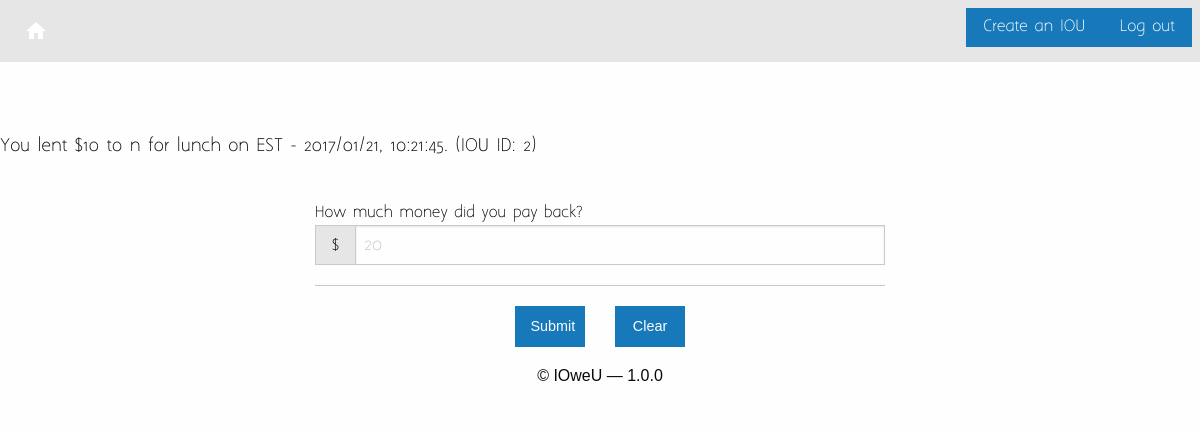
The app's page /modify/2, older data.
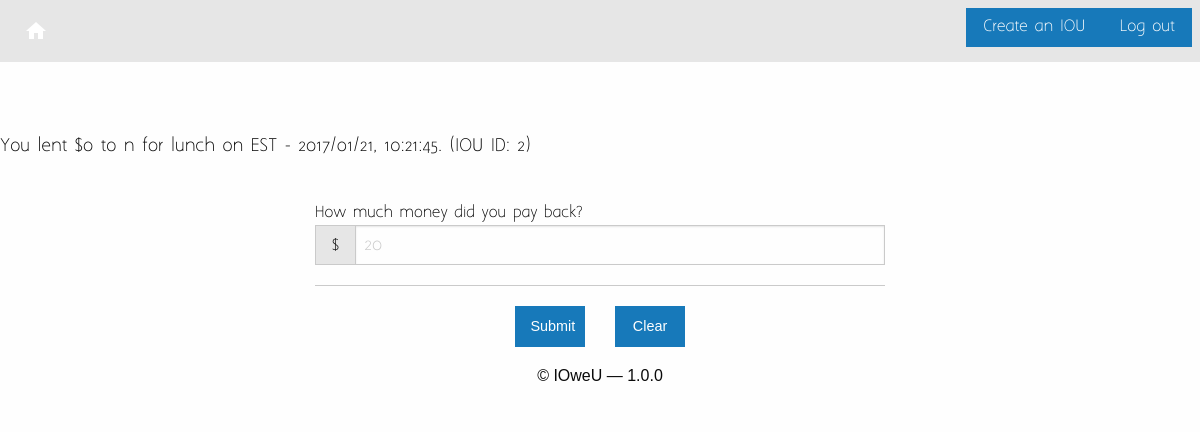
The same page, newer data.
### tables this page shows
CREATE TABLE ious(note TEXT, amount INTEGER, dateCreated TEXT, dateModified TEXT, usernameLender TEXT, usernameBorrower TEXT, borrowOrLend TEXT, accountOrName TEXT, completed INTEGER, iouID INTEGER);

### app.py (the view)
@app.route("/modify/<int:iouId>")
def modify(iouId = None):
	iouInfo = iou.getIOU(iouId)
	print iouInfo
	return render_template("modify.html",info=iouInfo)

### utils/iou.py (called while the page is built)
def getIOU(iouID):
	f = "data/database.db"
	db = sqlite3.connect(f)
	c = db.cursor()
	c.execute("SELECT * FROM ious WHERE iouID='%s'" %(iouID))
	res = c.fetchall()
	ret = {}
	for line in res:
		ret["note"] = line[0]
		ret["amount"] = line[1]
		ret["dateCreated"] = line[2]
		ret["dateModified"] = line[3]
		ret["usernameLender"] = line[4]
		ret["usernameBorrower"] = line[5]
		ret["borrowOrLend"] = line[6]
		ret["accountOrName"] = line[7]
		ret["completed"] = line[8]
		ret["iouID"] = line[9]
	return ret

### templates/modify.html
{% extends "base.html" %}
{% block topbar_right %}
<div class="top-bar-right">
  <ul class="menu">
  	<li><a class="button" href="/new">Create an IOU</a></li>
    <li><a class="button" href="/logout">Log out</a></li>
  </ul>
</div>
{% endblock %}
{% block body %}
<br><br><br>
<div class="row">
	{% if info["borrowOrLend"] == "lend" %}
		<p>You lent ${{info["amount"]}} to {{info["usernameBorrower"]}} for {{info["note"]}} on {{info["dateCreated"]}}. (IOU ID: {{info["iouID"]}})</p>
	{% else %}
		<p>You borrowed ${{info["amount"]}} from {{info["usernameLender"]}} for {{info["note"]}} on {{info["dateCreated"]}}. (IOU ID: {{info["iouID"]}})</p>
	{% endif %}
</div>
<br>
<form method="POST" action="/modcom/{{info['iouID']}}">
	<div class="row">
		<div class="small-6 columns small-push-3">
			<label>{% if info["borrowOrLend"] == "lend" %}How much money did you pay back?{% else %}How much money were you returned?{% endif %}
				<div class="input-group">
					<span class="input-group-label">$</span>
					<input class="input-group-field" type="number" placeholder="20" name="amount">
				</div>
			</label>
			<hr>
		</div>
  	</div>
  	<div class="row">
		<div class="small-1 columns small-push-5">
			<button class="button expanded" name="modify" type="submit">Submit</button>
		</div>
		<div class="small-1 columns small-pull-5">
			<button class="button expanded" type="reset">Clear</button>
		</div>
	</div>
</form>
{% endblock %}

### templates/base.html (shortened to what this page needs)
<!DOCTYPE html>
<html>
  <head>
    <link rel="stylesheet" href="../static/css/foundation.css">
    <link rel="stylesheet" href="../static/css/app.css">
  </head>
  <body>
  <div class="top">
    <div class="row">
      <div class="top-bar">
		<div id="responsive-menu">
		  <div class="top-bar-left">
			<ul class="dropdown menu" data-dropdown-menu>
			  <li>
				<a href="/"><img src="../static/img/home.png"></a>
			  </li>
			</ul>
		  </div>
		  {% block topbar_right %}
		  {% endblock %}
		</div>
      </div>
    </div>
  </div>
  {% block body %}
  {% endblock %}
  <footer class="footer">
    <div class="row">
      <p class="text-center">&copy; IOweU &mdash; 1.0.0</p>
    </div>
  </footer>
  </body>
</html>

### static/css/app.css (style rules this page uses)
body { font-family: "argh"; }
footer { font-family: sans-serif; }

Row changes from the older to the newer data that the page shows:
changed ious "lunch": amount "10" → "0"
